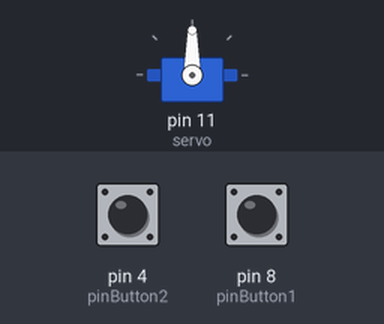
Bench run of a sketch on a simulated Arduino Uno, built with avr-gcc and run on an emulated ATmega328P. Shown: servo. Inputs (shaded band) come from the test bench; at power-on: pin 4 (pinButton2) HIGH, pin 8 (pinButton1) HIGH.

Above: at 1.2 s.
1.3 s: pin 4 (pinButton2) pulled LOW for 0.15 s
At 1.75 s:
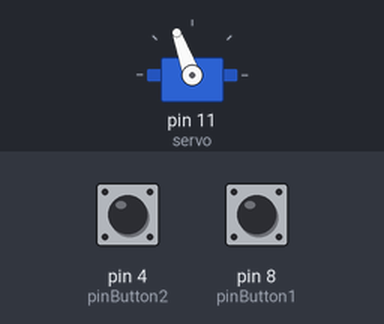
3.7 s: pin 8 (pinButton1) pulled LOW for 0.15 s
At 4.47 s:
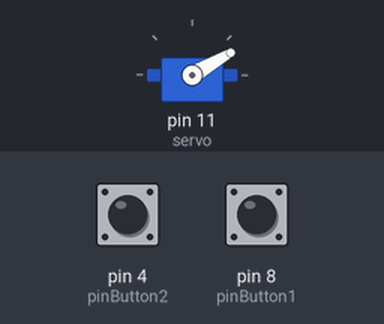
At 10.3 s:
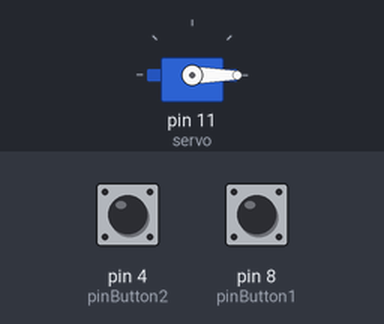
Timing chart, 0 to 11.8 s (numbered marks = the images above; inputs shaded):
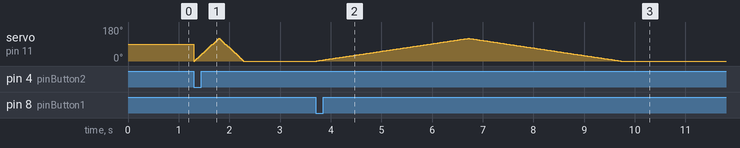

The sketch:

Opdracht_5.ino
```cpp
#include <Servo.h>

// Maak een Servo object aan
Servo servo;

// Definieer pinnen voor de drukknoppen
const int pinButton1 = 8;
const int pinButton2 = 4;

void setup(){
  servo.attach(11);
  // Stel de pin van de knop in als invoer
  pinMode(pinButton1, INPUT_PULLUP);
  pinMode(pinButton2, INPUT_PULLUP);
}

void loop() {
// Controleer of beide knoppen zijn ingedrukt
  if (digitalRead(pinButton1) == LOW && digitalRead(pinButton2) == LOW) {
    moveServo(0, 120, 3000); // Draai naar 120 graden in 3 seconden
    delay(5000); // Wacht 5 seconden
    moveServo(120, 0, 500); // Draai terug naar 0 graden in 0.5 seconden
  }
  else if (digitalRead(pinButton1) == LOW) {
  // Controleer of alleen de eerste knop is ingedrukt
    moveServo(0, 120, 3000); // Draai naar 120 graden in 3 seconden
    moveServo(120, 0, 3000); // Draai terug naar 0 graden in 3 seconden
  }
  // Controleer of alleen de tweede knop is ingedrukt
  else if (digitalRead(pinButton2) == LOW) {
    moveServo(0, 120, 500); // Draai naar 120 graden in 0.5 seconden
    moveServo(120, 0, 500); // Draai terug naar 0 graden in 0.5 seconden
  }
}

// Functie om de servo te verplaatsen tussen twee posities in een bepaalde tijdsduur
void moveServo(int startPos, int endPos, int duration) {
  int increment = (endPos > startPos) ? 1 : -1; // Bepaal de richting van de beweging
  int steps = abs(endPos - startPos); // Bereken het aantal stappen
  int stepDelay = duration / steps; // Bereken de vertraging per stap

  for (int pos = startPos; pos != endPos; pos += increment) {
    servo.write(pos); // Verplaats de servo naar de nieuwe positie
    delay(stepDelay); // Wacht voor de volgende stap
  }

  // Zorg ervoor dat de servo in de juiste positie stopt
  servo.write(endPos);
}
```

Measured:
- after the input at 3.7 s, servo on pin 11 (servo): rises from 0° to 120° in 3.0 s, then falls to 0° in 3.0 s
